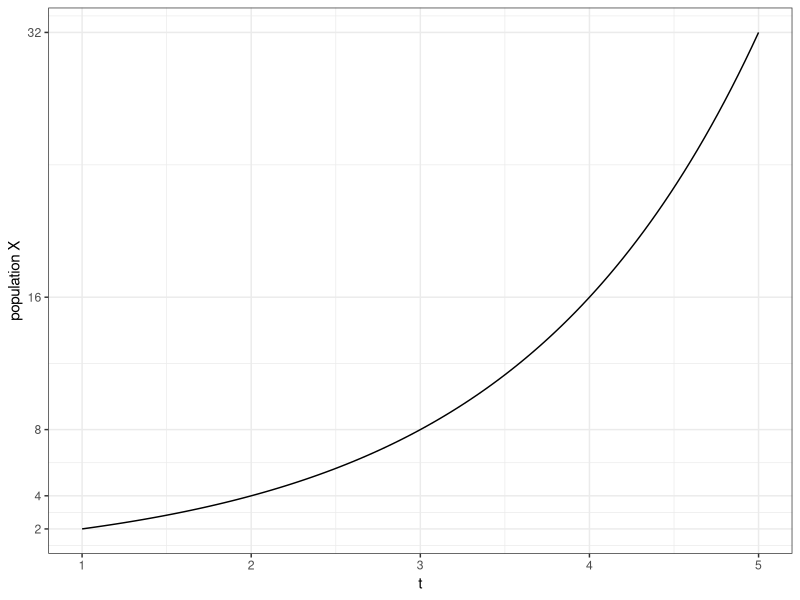

This chart was generated by the following R code:
## ---- chunk 1
knitr::opts_chunk$set(echo = TRUE)
library(dplyr); library(ggplot2)
## ---- chunk 2
double <- function(x){
  y <- 2^x;
  return(y);
}
ggplot(data = data.frame(t=c(1,5)),aes(x=t)) + stat_function(fun = double) + 
  scale_x_continuous(breaks = seq(1,5,1)) + ylab("population X") + theme_bw() + 
  scale_y_continuous(breaks = c(2,4,8,16,32))

## ---- chunk 3

